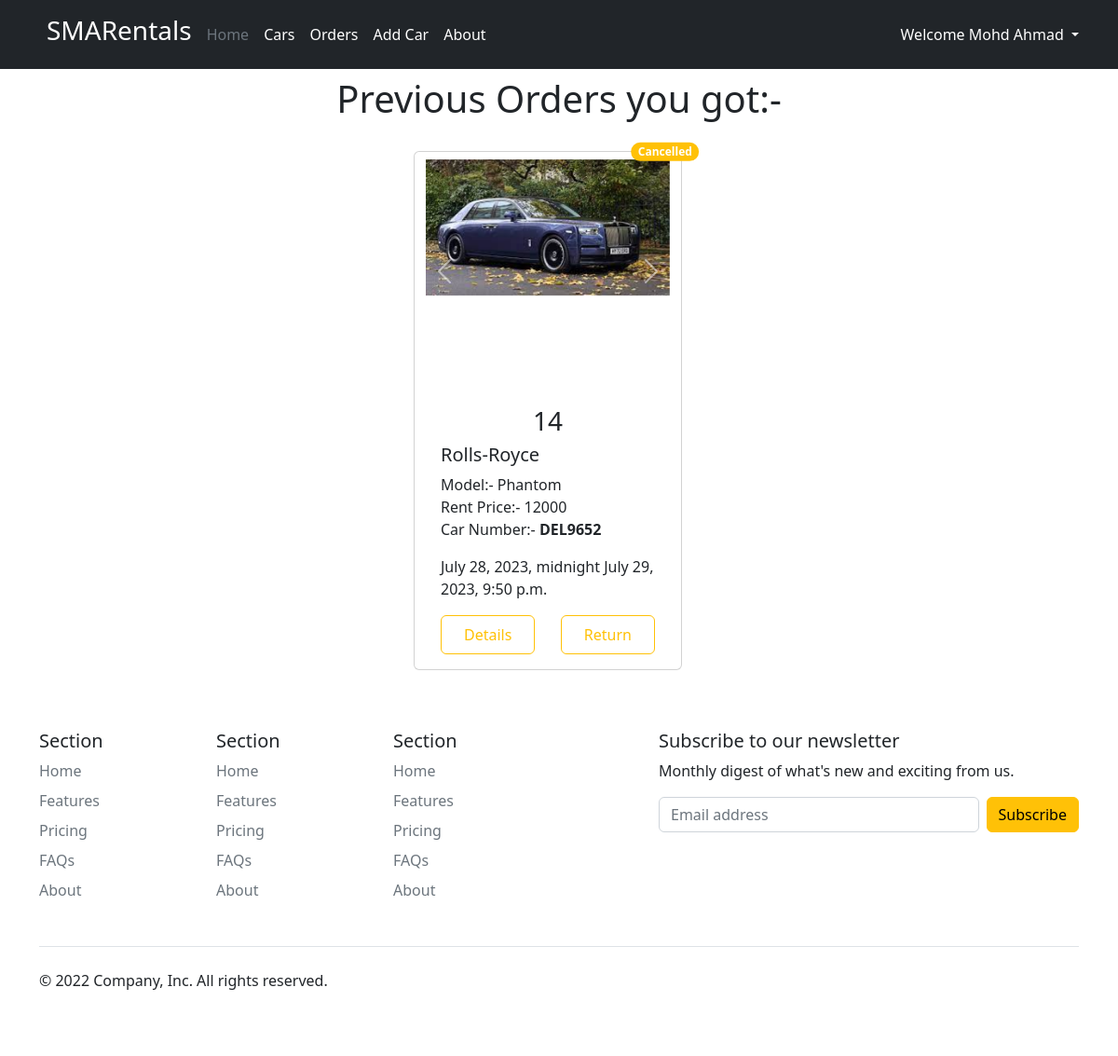
Screenshot of /user/previousorder/ (signed in) with the database file from the repository.
### cars/models.py (models this page shows)
class Car_Images(models.Model):
    images = models.ImageField(upload_to="cars/images")
    car = models.ForeignKey(Car,related_name='images',on_delete=models.CASCADE)

class Car(models.Model):
    car_number = models.CharField(max_length=25)
    company = models.CharField(max_length=50)
    model = models.CharField(max_length=50)
    rent_price = models.IntegerField()
    availablity = models.BooleanField()
    owner = models.ForeignKey(User,on_delete=models.CASCADE,default=42)
    description = models.TextField(default="")

### orders/models.py (models this page shows)
class Order(models.Model):
    car = models.ForeignKey(Car,on_delete=models.CASCADE)
    tennant = models.ForeignKey(User,on_delete=models.DO_NOTHING)
    from_date = models.DateTimeField()
    to_date = models.DateTimeField()
    tennant_address = models.CharField(max_length=300)
    city = models.CharField(max_length=200)
    state = models.CharField(max_length=200)
    zip = models.IntegerField()
    dl = models.ImageField(upload_to="DL/images/")
    book_date = models.DateTimeField(default=timezone.now)
    return_b = models.BooleanField(default=False)
    return_date = models.DateTimeField(blank=True,null=True,default=None)
    price = models.IntegerField(default=0)
    price_per_day= models.IntegerField(default=0)
    cancel_b = models.BooleanField(default=False)

### client/views.py (the view)
# urls.py: path('previousorder/',views.previousorderuserside,name="previousorder")
def previousorderuserside(request):
    if request.user.is_authenticated:
        user = request.user
        groupname = user.groups.all().get().name
        if groupname == "client":
            orders = Order.objects.filter(tennant=user)
        else:
            orders=Order.objects.filter(Q(car__owner=user))
        orders = orders.order_by("-book_date")
        return render(request,"orders.html",{"orders":orders,"groupname":groupname,'date_now':datetime.datetime.now()})
    else:
        return redirect("/user/login/")

### client/templates/orders.html (shortened to what this page needs)
{% extends "base.html" %}
{% load tz %}
{% block main %}
<main>
    {% if groupname == "client" %}
    <h1 class="text-center p-2 ">Previous Orders you made:-</h1>
    {% else %}
    <h1 class="text-center p-2 ">Previous Orders you got:-</h1>
    {% endif %}
    <div class="row w-100 ">
        {% for order in orders %}
            <div class="card col-4 my-3 mx-auto d-flex" style="width: 18rem;">
                <div id="carouselExampleSlidesOnly" class="carousel slide my-2" data-bs-ride="carousel" >
                    <div class="carousel-inner">
                        {% for image in order.car.images.all %}
                            {% if forloop.counter == 1 %}
                            <div class="carousel-item active" style="height: 30vh;">
                                <img src="{{image.images.url}}" class="d-block w-100 " alt="car-image" >
                            </div>
                            {% else %}
                            <div class="carousel-item " style="height: 30vh;">
                                <img src="{{image.images.url}}" class="d-block w-100 " alt="car-image" >
                            </div>
                            {% endif %}
                        {% endfor %}
                        <button class="carousel-control-prev" type="button" data-bs-target="#carouselExampleSlidesOnly" data-bs-slide="prev">
                            <span class="carousel-control-prev-icon" aria-hidden="true"></span>
                        </button>
                        <button class="carousel-control-next" type="button" data-bs-target="#carouselExampleSlidesOnly" data-bs-slide="next">
                            <span class="carousel-control-next-icon" aria-hidden="true"></span>
                        </button>
                    </div>
                </div>
                {% if order.return_b %}
                    <span class="position-absolute top-0 translate-middle badge rounded-pill bg-success" style="left:94%;">
                        Returned
                        <span class="visually-hidden">Return Status</span>
                    </span>
                {% elif order.cancel_b %}
                    <span class="position-absolute top-0 translate-middle badge rounded-pill bg-warning " style="left:94%;">
                        Cancelled
                    </span>
                {% else %}
                    <span class="position-absolute top-0 translate-middle badge rounded-pill bg-danger" style="left:96%;">
                        Rented
                        <span class="visually-hidden">Return Status</span>
                    </span>
                {% endif %}
                <div class="card-body">
                <h3 class="text-center">{{order.id}}</h3>
                <h5 class="card-title">{{order.car.company}}</h5>
                <p class="card-text mb-0">Model:- {{order.car.model}}</p>
                <p class="card-text mb-0">Rent Price:- {{order.car.rent_price}}</p>
                <p class="card-text ">Car Number:- <strong>{{order.car.car_number}}</strong></p>
                <p class="card-text ">{{order.to_date}} {{ date_now}}</p>
                <div class="d-flex justify-content-between">
                    <a href="/orders/detail/{{order.id}}" class="btn btn-outline-warning py-2 px-4">Details {{now}} </a>
                    {% if order.to_date|date:"U" > date_now|date:"U" and order.cancel_b == False %}
                        <a href="/orders/cancel/{{order.id}}" class="btn btn-outline-warning py-2 px-4" class="btn btn-primary" >Cancel</a>
                    {% else %}
                        {% if groupname == "client" %}
                            <a href="/orders/re_rent/{{order.id}}" class="btn btn-outline-success py-2 px-4" class="btn btn-primary" >Re-Rent</a>
                        {% else %}
                            <a data-bs-toggle="modal" data-bs-target="#exampleModal" class="btn btn-outline-warning py-2 px-4">Return</a>
                        {% endif %}
                    {% endif %}
                </div>
                </div>
            </div>
        {% endfor %}
    </div>
</main>
{% endblock main %}

### home/templates/base.html (shortened to what this page needs)
<!DOCTYPE html>
<html lang="en">
  <head>
    <link
      href="https://cdn.jsdelivr.net/npm/bootstrap@5.2.3/dist/css/bootstrap.min.css"
      rel="stylesheet"
    />
  </head>
  <body>
    <header class="p-3 text-bg-dark">
      <div class="container">
        <div
          class="d-flex flex-wrap align-items-center justify-content-center justify-content-lg-start"
        >
          <a
            href="/"
            class="d-flex align-items-center mb-2 mb-lg-0 text-white text-decoration-none"
          >
            <strong class="h3 px-2">SMARentals</strong>
          </a>
          <ul
            class="nav col-12 col-lg-auto me-lg-auto mb-2 justify-content-center mb-md-0"
          >
            <li><a href="#" class="nav-link px-2 text-secondary">Home</a></li>
            <li><a href="/cars/" class="nav-link px-2 text-white">Cars</a></li>
            <li><a href="/user/previousorder/" class="nav-link px-2 text-white">Orders</a></li>
            {% if request.user.groups.all.get.name == "owner" %}
              <li><a href="/cars/addcar/" class="nav-link px-2 text-white">Add Car</a></li>
            {% endif %}
            <li><a href="#" class="nav-link px-2 text-white">About</a></li>
          </ul>
          {% if user.is_authenticated %}
            <ul class="navbar-nav ml-auto">
              <li class="nav-item dropdown ">
                  <a class="nav-link dropdown-toggle active" href="#" id="navbarDropdown" role="button"
                      data-bs-toggle="dropdown" aria-expanded="false">
                      Welcome {{request.user.first_name}}
                  </a>
              </li>
            </ul>
          {% endif %}
        </div>
      </div>
    </header>
    {% block main %}{% endblock main %}
    <div class="container">
      <footer class="py-5">
        <div class="row">
          <div class="col-6 col-md-2 mb-3">
            <h5>Section</h5>
            <ul class="nav flex-column">
              <li class="nav-item mb-2">
                <a href="#" class="nav-link p-0 text-muted">Home</a>
              </li>
              <li class="nav-item mb-2">
                <a href="#" class="nav-link p-0 text-muted">Features</a>
              </li>
              <li class="nav-item mb-2">
                <a href="#" class="nav-link p-0 text-muted">Pricing</a>
              </li>
              <li class="nav-item mb-2">
                <a href="#" class="nav-link p-0 text-muted">FAQs</a>
              </li>
              <li class="nav-item mb-2">
                <a href="#" class="nav-link p-0 text-muted">About</a>
              </li>
            </ul>
          </div>
          <div class="col-6 col-md-2 mb-3">
            <h5>Section</h5>
            <ul class="nav flex-column">
              <li class="nav-item mb-2">
                <a href="#" class="nav-link p-0 text-muted">Home</a>
              </li>
              <li class="nav-item mb-2">
                <a href="#" class="nav-link p-0 text-muted">Features</a>
              </li>
              <li class="nav-item mb-2">
                <a href="#" class="nav-link p-0 text-muted">Pricing</a>
              </li>
              <li class="nav-item mb-2">
                <a href="#" class="nav-link p-0 text-muted">FAQs</a>
              </li>
              <li class="nav-item mb-2">
                <a href="#" class="nav-link p-0 text-muted">About</a>
              </li>
            </ul>
          </div>
          <div class="col-6 col-md-2 mb-3">
            <h5>Section</h5>
            <ul class="nav flex-column">
              <li class="nav-item mb-2">
                <a href="#" class="nav-link p-0 text-muted">Home</a>
              </li>
              <li class="nav-item mb-2">
                <a href="#" class="nav-link p-0 text-muted">Features</a>
              </li>
              <li class="nav-item mb-2">
                <a href="#" class="nav-link p-0 text-muted">Pricing</a>
              </li>
              <li class="nav-item mb-2">
                <a href="#" class="nav-link p-0 text-muted">FAQs</a>
              </li>
              <li class="nav-item mb-2">
                <a href="#" class="nav-link p-0 text-muted">About</a>
              </li>
            </ul>
          </div>
          <div class="col-md-5 offset-md-1 mb-3">
            <form>
              <h5>Subscribe to our newsletter</h5>
              <p>Monthly digest of what's new and exciting from us.</p>
              <div class="d-flex flex-column flex-sm-row w-100 gap-2">
                <input
                  id="newsletter1"
                  type="text"
                  class="form-control"
                  placeholder="Email address"
                />
                <button class="btn btn-warning" type="button ">
                  Subscribe
                </button>
              </div>
            </form>
          </div>
        </div>
        <div
          class="d-flex flex-column flex-sm-row justify-content-between py-4 my-4 border-top"
        >
          <p>© 2022 Company, Inc. All rights reserved.</p>
          <ul class="list-unstyled d-flex">
            <li class="ms-3">
              <a class="link-dark" href="#"
                ><svg class="bi" width="24" height="24">
                  <use xlink:href="#twitter"></use></svg></a>
            </li>
            <li class="ms-3">
                <a class="link-dark" href="#">
                  <svg class="bi" width="24" height="24">
                  <use xlink:href="#instagram"></use></svg>
                </a>
            </li>
            <li class="ms-3">
                <a class="link-dark" href="#">
                  <svg class="bi" width="24" height="24">
                  <use xlink:href="#facebook"></use></svg>
                 </a>
            </li>
          </ul>
        </div>
      </footer>
    </div>
  </body>
</html>

### rows the page displays
Order: return_b "Cancelled", id "14", car.company "Rolls-Royce", car.model "Phantom", car.rent_price "12000", car.car_number "DEL9652", to_date "July 28, 2023, midnight", shows "Return"
Car_Images: images (picture)

### other values shown
{{ request.user.first_name }} "Mohd Ahmad"
